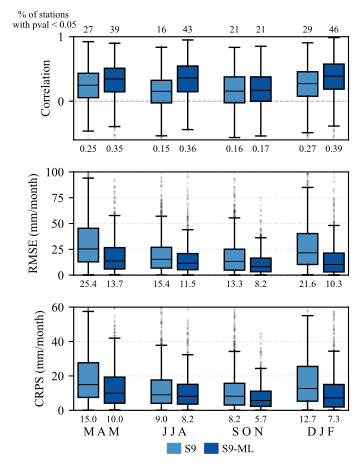

Generate this figure with Python:
#%% # Import libraries
import pandas as pd
import matplotlib.pyplot as plt
import numpy as np
from pathlib import Path

#%% # Automatically identify the project root directory

current_dir = Path(__file__).resolve().parent

PROJECT_ROOT = next(
    (
        parent for parent in [current_dir, *current_dir.parents]
        if all(
            (parent / folder).is_dir()
            for folder in ["raw_data", "model", "assessment", "visualization"]
        )
    ),
    None
)

if PROJECT_ROOT is None:
    raise FileNotFoundError("Project root directory not found.")

path_data_assessment = PROJECT_ROOT / "assessment" / "per_season" / "paper_results"
path_fig = PROJECT_ROOT / "visualization" / "fig02"

#%% # Define initialization months, lead times and metrics

init_months = [2, 5, 8, 11]
lead_times = [1, 2, 3]

season_labels = {
    2: "M A M",
    5: "J J A",
    8: "S O N",
    11: "D J F"
}

metrics = ["r", "RMSE", "CRPS"]


metric_axis_labels = {
    "r": "Correlation",
    "RMSE": "RMSE (mm/month)",
    "CRPS": "CRPS (mm/month)",
}

#%% # Load all DataFrames

dfs_dm_s9 = {}
dfs_ml_s9 = {}

dfs_crps_dm_s9 = {}
dfs_crps_ml_s9 = {}


for im in init_months:
    for lt in lead_times:

        # S9
        dfs_dm_s9[(im, lt)] = pd.read_csv(
            path_data_assessment / f"per_season_s9_im{im}_lt{lt}_deterministic_metrics.csv"
        )

        # S9-ML
        dfs_ml_s9[(im, lt)] = pd.read_csv(
            path_data_assessment / f"per_season_ml_im{im}_lt{lt}_deterministic_metrics.csv"
        )

        # S9 CRPS
        dfs_crps_dm_s9[(im, lt)] = pd.read_csv(
            path_data_assessment / f"per_season_s9_im{im}_lt{lt}_crps.csv"
        )

        # S9-ML CRPS
        dfs_crps_ml_s9[(im, lt)] = pd.read_csv(
            path_data_assessment / f"per_season_ml_im{im}_lt{lt}_crps.csv"
        )

#%% # Plot

plt.rcParams.update({
    "font.family": "Times New Roman",
    "font.size": 9
})

color_S9 = '#4A90C2'
color_S9_ML = '#08519C'
color_median = 'black'


fig, axes = plt.subplots(len(metrics), 1, figsize=(3.5, 4.4), sharex=True)

flierprops = dict(
    marker='.',
    markersize=1.5,
    markerfacecolor='black',
    markeredgecolor='black',
    linestyle='none',
    alpha=0.10,
)

# Spacing between seasons
x = np.arange(len(init_months)) * 0.25

width = 0.07

offsets = [-0.045, 0.045]

margin = 0.05

for ax_idx, (ax, met) in enumerate(zip(axes, metrics)):

    plot_data = []
    pos_plot = []
    colors_plot = []
    combined_plot_values = []
    perc_signif_all = []

    if met == 'CRPS':

        models = [
            ("S9", dfs_crps_dm_s9, color_S9),
            ("S9-ML", dfs_crps_ml_s9, color_S9_ML),
        ]

    else:

        models = [
            ("S9", dfs_dm_s9, color_S9),
            ("S9-ML", dfs_ml_s9, color_S9_ML),
        ]


    for i, im in enumerate(init_months):

        for j, (name, dfs, color) in enumerate(models):

            lt123 = []

            for lt in [1, 2, 3]:
                metric_values = dfs[(im, lt)][met]
                metric_values = metric_values.replace([np.inf, -np.inf], np.nan).dropna()
                lt123.append(metric_values.values)

            lt123 = np.concatenate(lt123)

            if "pval" in dfs[(im, 1)].columns:

                p123 = []

                for lt in [1, 2, 3]:
                    p = dfs[(im, lt)]["pval"]
                    p = p.replace([np.inf, -np.inf], np.nan).dropna()
                    p123.append(p.values)

                p123 = np.concatenate(p123)
                perc123 = 100 * np.sum(p123 < 0.05) / len(p123)

            else:
                perc123 = np.nan

            xpos = x[i] + offsets[j]

            plot_data.append(lt123)
            pos_plot.append(xpos)
            colors_plot.append(color)
            perc_signif_all.append(perc123)
            combined_plot_values.append(lt123)

    bp = ax.boxplot(
        plot_data,
        positions=pos_plot,
        widths=width,
        patch_artist=True,
        flierprops=flierprops
    )

    for box, c in zip(bp["boxes"], colors_plot):
        box.set_facecolor(c)

    for median in bp["medians"]:
        median.set_color(color_median)
        median.set_linewidth(0.7)

    # Determine axis limits
    if len(combined_plot_values) > 0:
        combined_plot_values = np.concatenate(combined_plot_values)
        combined_plot_values = combined_plot_values[np.isfinite(combined_plot_values)]
        lim_min = combined_plot_values.min()
        lim_max = combined_plot_values.max()
    else:
        lim_min, lim_max = -1, 1

    if met == "r":
        ax.axhline(0, color='black', linestyle='--', linewidth=0.7, alpha=0.3)
        ax.set_ylim(-0.6, 1)
        ax.set_yticks([0, 1])

    elif met == "RMSE":

        ax.axhline(0, color='black', linestyle='--', linewidth=0.7, alpha=0.3)
        ax.set_ylim(0, 100)
        ax.set_yticks([0, 25, 50, 75, 100])

    elif met == "CRPS":
        ax.set_ylim(0, 60)

    ax.set_ylabel(metric_axis_labels[met])
    ax.grid(True, linestyle='--', alpha=0.25)

    # Calculate median values
    medians = [np.nanmedian(d) if len(d) > 0 else np.nan for d in plot_data]

    for i_box, (xpos, med) in enumerate(zip(pos_plot, medians)):
        if np.isfinite(med):

            fmt = ".2f" if met == "r" else ".1f"

            ax.text(
                xpos,
                -0.05,
                format(med, fmt),
                transform=ax.get_xaxis_transform(),
                ha='center',
                va='top',
                fontsize=7,
                color='black'
            )

    # Add percentage labels at the top (first subplot only)
    if ax_idx == 0:
        for xpos, perc, c in zip(pos_plot, perc_signif_all, colors_plot):
            if np.isfinite(perc):
                ax.text(
                    xpos,
                    1.02,
                    f"{int(round(perc))}",
                    transform=ax.get_xaxis_transform(),
                    ha='center',
                    va='bottom',
                    fontsize=7,
                    color='black'  # Same color as the box for better readability
                )

fig.text(
    0.09,   # x-coordinate
    1.005,  # y-coordinate
    "% of stations\n with pval < 0.05",
    ha='center',
    va='top',
    fontsize=7,
    color='black',
)

# Remove default tick labels
axes[-1].set_xticks([])

letters = [
    ["M A M"],
    ["J J A"],
    ["S O N"],
    ["D J F"]
]

for i, season in enumerate(letters):
    xpos = [x[i]]

    for xp, letter in zip(xpos, season):
        axes[-1].text(
            xp,
            -0.16,
            letter,
            transform=axes[-1].get_xaxis_transform(),
            ha='center',
            va='top',
            fontsize=9
        )

for ax in axes:

    ax.set_xlim(
        x[0] + min(offsets) - margin,
        x[-1] + max(offsets) + margin
    )

    # ax.tick_params(axis='y', labelsize=7)

# Legend
legend_handles = [
    plt.Line2D([0], [0], color=color_S9, lw=8),
    plt.Line2D([0], [0], color=color_S9_ML, lw=8),
]

fig.legend(
    legend_handles,
    ["S9", "S9-ML"],
    loc="lower center",
    ncol=2,
    bbox_to_anchor=(0.575, -0.03),
    frameon=False,
    handlelength=0.3,
    handletextpad=0.8,
    columnspacing=1.2,
    fontsize=8
)

plt.tight_layout()

plt.savefig(
    path_fig / "fig02.pdf",
    bbox_inches="tight",
    dpi=900
)
plt.show()

#%%
